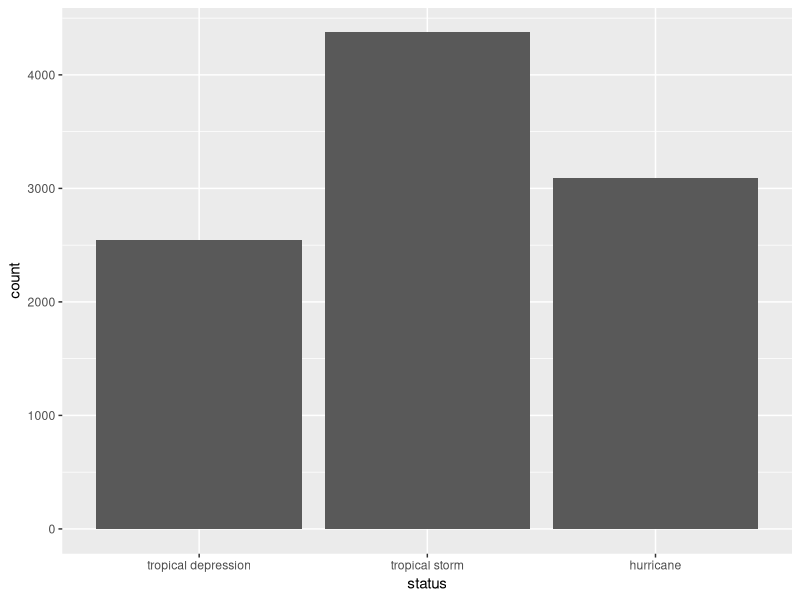
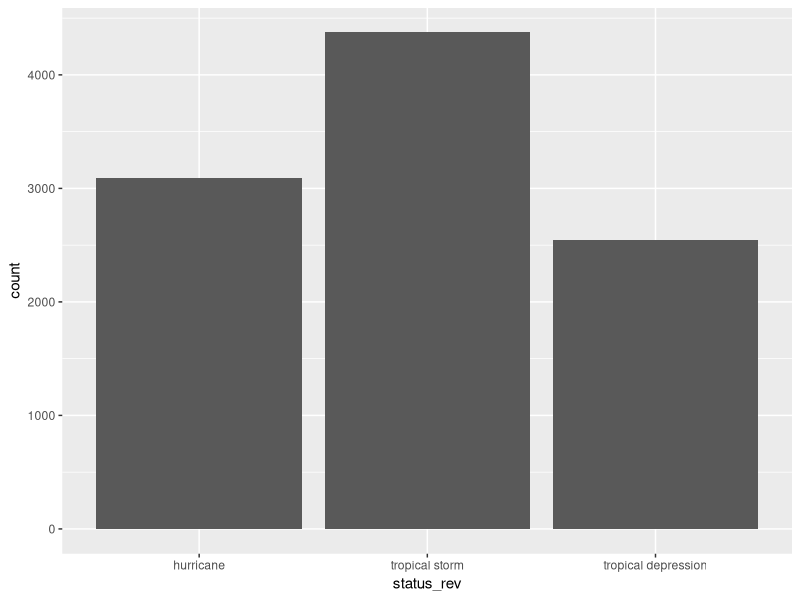
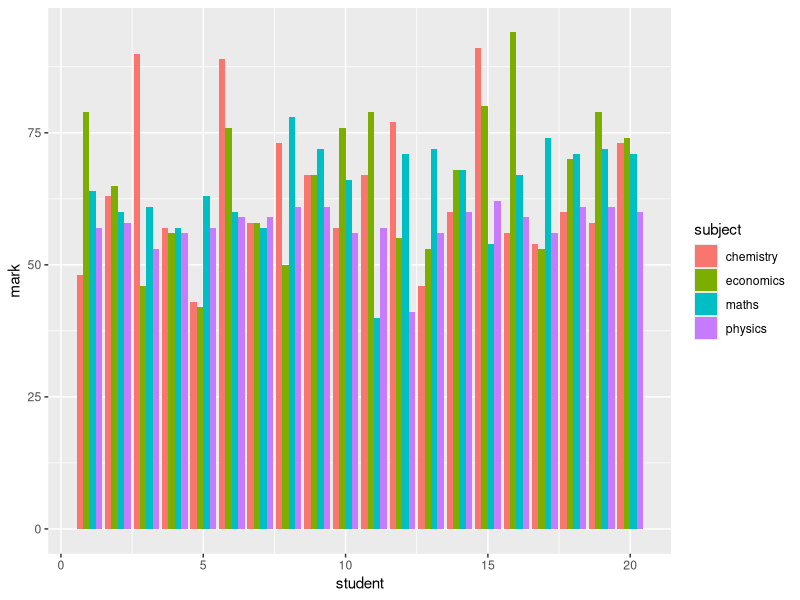
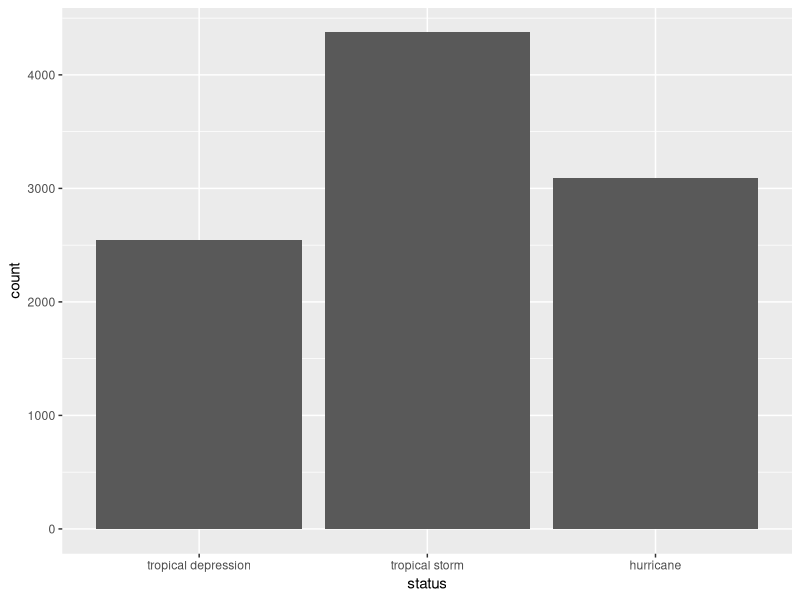
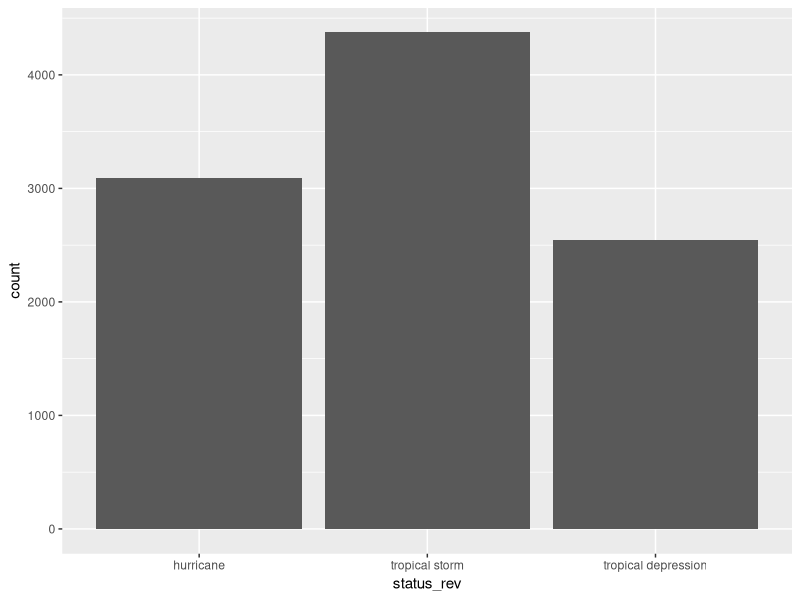
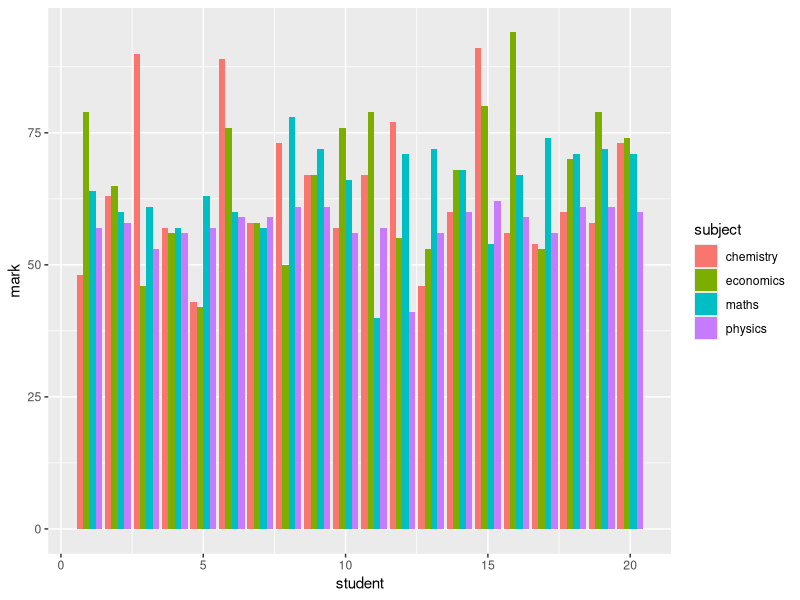

Write R code to recreate these figures, in order.
## ---- chunk 1
knitr::opts_chunk$set(echo = TRUE, fig.width=10, fig.height=5)
library(tidyverse)
library(ggplot2)
## ---- chunk 2
csv_data <- read_csv("../../data/student_marks.csv")
head(csv_data)

tsv_data <- read_tsv("../../data/nairn_raw.tsv")
head(tsv_data)

## ---- chunk 3
write_csv(storms, file="../../data/storms.csv")
## ---- chunk 4
library(readxl)
library(forcats)
storms_xl <- read_xlsx("../../data/storms.xlsx")
storms_xl$status <- as_factor(storms_xl$status)
levels(storms_xl$status)

ggplot(storms_xl, aes(status)) +
  geom_bar()

storms_xl$status_rev <- fct_rev(storms_xl$status)
ggplot(storms_xl, aes(status_rev)) +
  geom_bar()
## ---- chunk 5
marks_wide <- read_csv("../../data/student_marks.csv")
marks_long <- pivot_longer(marks_wide, cols = maths:economics, names_to = "subject", values_to = "mark")
head(marks_long)
ggplot(marks_long, aes(x = student, y = mark, fill = subject)) + 
  geom_col(position = "dodge")
## ---- chunk 6
knitr::opts_chunk$set(echo = TRUE, fig.width=10, fig.height=5)
library(tidyverse)
library(ggplot2)
## ---- chunk 7
csv_data <- read_csv("../../data/student_marks.csv")
head(csv_data)

tsv_data <- read_tsv("../../data/nairn_raw.tsv")
head(tsv_data)

## ---- chunk 8
write_csv(storms, file="../../data/storms.csv")
## ---- chunk 9
library(readxl)
library(forcats)
storms_xl <- read_xlsx("../../data/storms.xlsx")
storms_xl$status <- as_factor(storms_xl$status)
levels(storms_xl$status)

ggplot(storms_xl, aes(status)) +
  geom_bar()

storms_xl$status_rev <- fct_rev(storms_xl$status)
ggplot(storms_xl, aes(status_rev)) +
  geom_bar()
## ---- chunk 10
marks_wide <- read_csv("../../data/student_marks.csv")
marks_long <- pivot_longer(marks_wide, cols = maths:economics, names_to = "subject", values_to = "mark")
head(marks_long)
ggplot(marks_long, aes(x = student, y = mark, fill = subject)) + 
  geom_col(position = "dodge")
